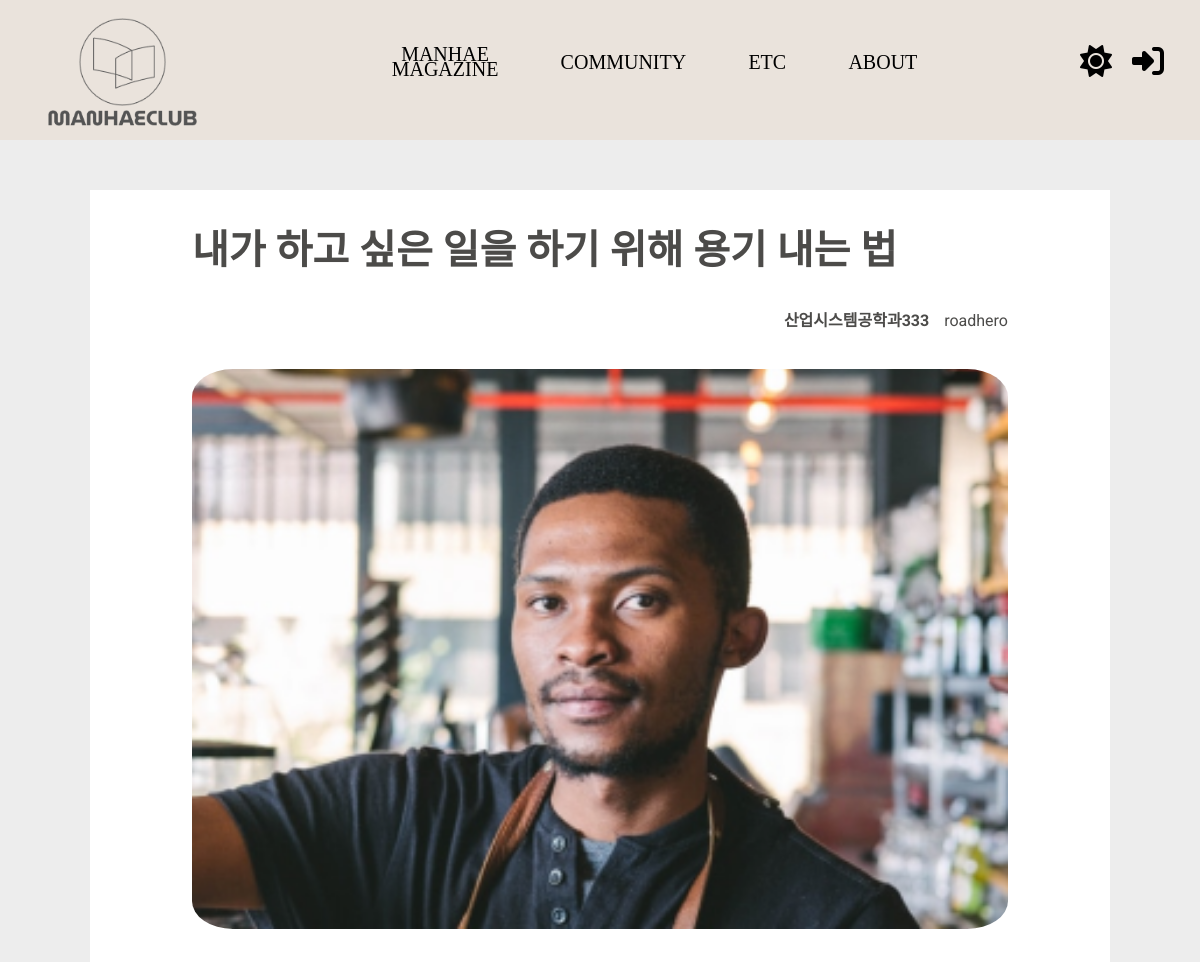
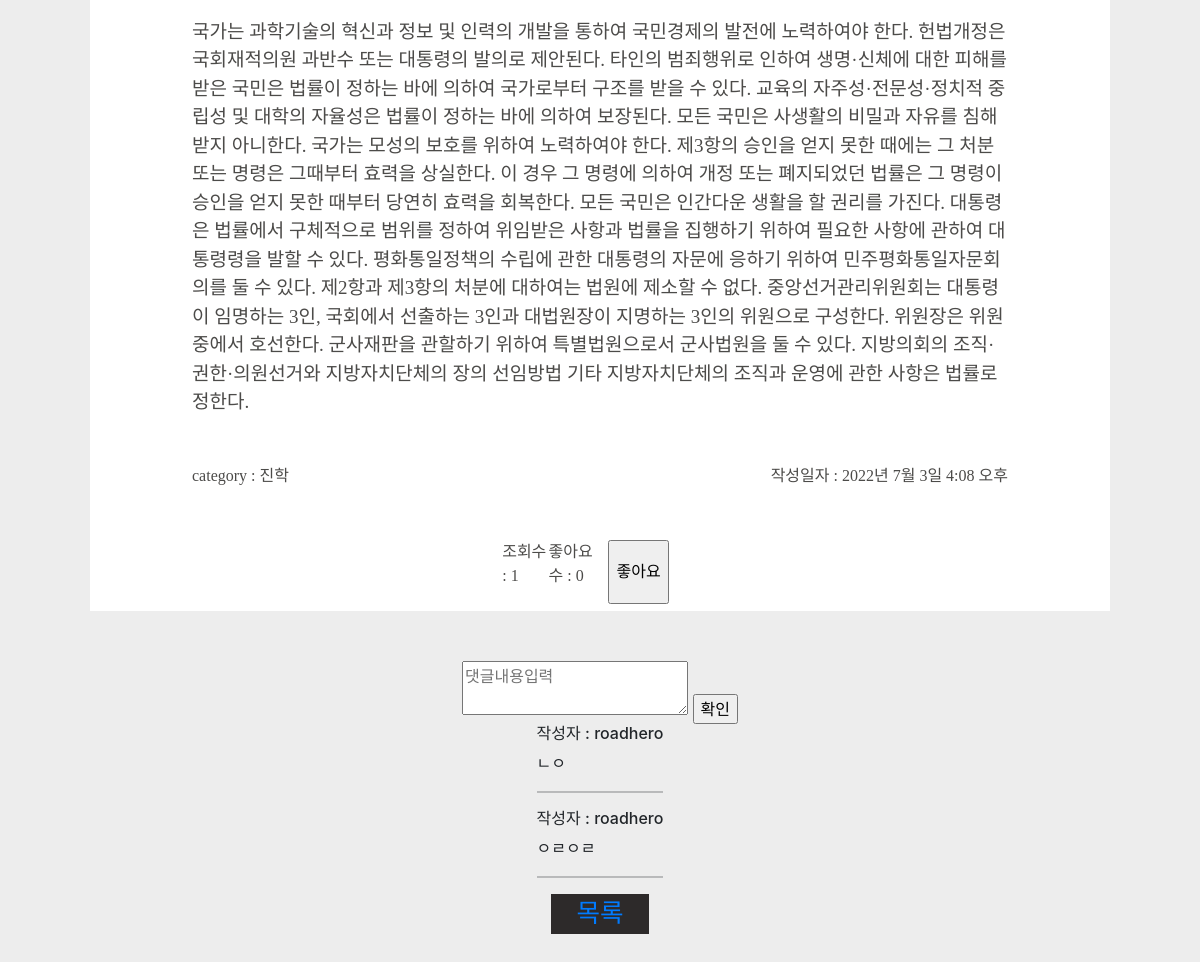
Page /8 on the committed database (2 pictures, top to bottom).
### main/models.py (models this page shows, shortened)
class Post(models.Model):
    title = models.CharField(max_length=100)
    writer = models.ForeignKey(User, on_delete=models.CASCADE)
    pub_date = models.DateTimeField()
    body = models.TextField()
    like_users = models.ManyToManyField(settings.AUTH_USER_MODEL, related_name='like_posts')
    view_users = models.IntegerField(default=0)
    category = models.CharField(max_length=10, choices=post_choice, default='취업')
    image = models.ImageField(upload_to='post/', blank=True, null=True)

class Comment(models.Model):
    content = models.TextField()
    writer = models.ForeignKey(User, on_delete=models.CASCADE)
    post = models.ForeignKey(Post ,on_delete=models.CASCADE, related_name ='comments')
    created_at = models.DateTimeField(auto_now=True)
    update_at = models.DateTimeField(auto_now=True)

### accounts/models.py (models this page shows, shortened)
class Profile(models.Model):
    user = models.OneToOneField(settings.AUTH_USER_MODEL, on_delete=models.CASCADE, primary_key=True)
    name = models.CharField(max_length=20, default='', null=True)
    university = models.CharField(max_length=20, default='', null=True)
    register = models.IntegerField(null=True)
    major = models.CharField(max_length=20, default='', null=True)
    major2 = models.CharField(max_length=20, default='', null=True)

### main/views.py (the view)
# urls.py: path('<str:id>', detail, name='detail'),
def detail(request, id):
    post = get_object_or_404(Post, pk=id)
    print(post.view_users)
    post.view_users = int(post.view_users)+1
    print(post.view_users)
    post.save()
    all_comments = post.comments.all().order_by('-created_at')
    return render(request, 'main/detail.html', {'post':post, 'comments':all_comments})

### main/templates/main/detail.html (shortened to what this page needs)
{% extends 'base.html' %}
{% load static %}
{% block content %}
<div id="background">
    <section class="detail_posting_s">
        <div class="detail_posting">
            <p class="detail_posting_title">{{post.title}}</p>
            <div class="detail_posting_info">
                <p class="detail_posting_info_major">{{post.writer.profile.major}}</p>
                {% if post.writer %}
                {% if 'user' in post.writer.username %}
                <p class="detail_posting_info_writer">{{ post.writer.last_name }} {{ post.writer.first_name }}</p>
                {% else %}
                <p class="detail_posting_info_writer">{{ post.writer }}</p>
                {% endif %}
                {% else %}
                <p class="detail_posting_info_writer">작성자 : 알 수 없음</p>
                {% endif %}
            </div>
            {% if post.image %}
            <img class="detail_posting_img" src="{{post.image.url}}" alt="사진">
            {% endif %}
            <p class="detail_posting_body">
                {{post.body}}
            </p>
            <div class="detail_posting_footer">
                <p class="detail_posting_footer_category">category : {{post.category}}</p>
                <p class="detail_posting_footer_date">작성일자 : {{post.pub_date}}</p>
            </div>
            <form action="{% url 'main:likes' post.id %}" method="POST">
                <div class="detail_posting_footer">
                    <p>조회수 : {{post.view_users}}</p>
                    <p>좋아요 수 : {{post.like_users.count}}</p>
                    {% if user in post.like_users.all %}
                    <input type="submit" value='좋아요 취소'>
                    {% else %}
                    <input type="submit" value="좋아요">
                    {% endif %}
                </div>
            </form>
        </div>
    </section>
    <div>
        <form action="{%url 'main:comment_create' post.id%}" method="POST">
            <textarea name="content" placeholder="댓글내용입력"></textarea>
            <input type="submit" value="확인">
        </form>
    </div>
    <div class="detail_comment">
        {% for comment in comments %}
        <div>
            {% if 'user' in comment.writer.username %}
            <h6>작성자 : {{ comment.writer.last_name }} {{ comment.writer.first_name }}</h6>
            {% else %}
            <h6>작성자 : {{ comment.writer }}</h6>
            {% endif %}
        {{comment.content}}<br>
        <hr>
        </div>
        {% endfor %}
    </div>
    <div class="detail_back">
        <a href="{% url 'main:showmain' %}">
            목록
        </a>
    </div>
</div>
{% endblock %}

### main/static/css/main_page.css (style rules this page uses)
#background { display: flex; flex-direction: column; align-items: center; width: 100vw; min-height: 90vh; }

### main/static/css/detail_p.css (style rules this page uses)
.detail_posting_s { margin: 50px 0px; width:85%; }
.detail_posting { width: 100%; height: 100%; display: flex; flex-direction: column; align-items: center; }
.detail_posting_title { margin-top: 3%; font-family: 'Roboto', sans-serif; font-weight: 700; font-size: 40px; width: 80%; }
.detail_posting_info { font-family: 'Roboto', sans-serif; margin-top: 12px; display: flex; justify-content: flex-end; width: 80%; }
.detail_posting_info_major { font-weight: 700; margin-right: 15px; }
.detail_posting_img { margin-top: 2%; border-radius: 5%; width: 80%; height: 70vh; object-fit: cover; }
.detail_posting_body { font-family: 'KoPubDotumMedium'; width: 80%; margin-top: 5%; font-size: 19px; }
.detail_posting_footer { font-family: 'KoPubDotumMedium'; margin: 3%; display: flex; justify-content: space-between; width: 80%; }
.detail_posting_footer_category, .detail_posting_footer_date { display: flex; align-items: center; }
.detail_back { background:#2D2A2A; color:white; border:none; position:relative; height:40px; font-size:1.6em; padding:0 1em; cursor:pointer; transition:800ms ease all; outline:none; margin-bottom: 50px; text-decoration:none; }
.detail_back:before, .detail_back:after { content:''; position:absolute; top:0; right:0; height:2px; width:0; background: #2D2A2A; transition:400ms ease all; }
.detail_back:after { right:inherit; top:inherit; left:0; bottom:0; }

### main/static/css/community_m.css (style rules this page uses)
a { text-decoration:none; }

### main/static/css/dark.css (style rules this page uses)
:root { --nav-color:#6F816F; --back-color : #514C48; --title-color: #FFFFFF; --btn-color : #FFFFFF; --btn-back-color : #3D3939; --btn-hover-color : #3D3939; --btn-hover-back-color : #FFFFFF; --detail-back-color : #2D2A2A; --detail-color : #FFFFFF; --search-color: #656260; }
.lightmode { --nav-color: #EAE3DC; --back-color: rgb(237,237,237); --title-color: #4C4B49; --btn-color : #4D4B49; --btn-back-color : #D9D9D9; --btn-hover-color : #EFEFEF; --btn-hover-back-color : #4388A6; --detail-back-color : #FFFFFF; --detail-color : #4C4B49; --search-color: #C8C8C8; }
#background { background-color: var(--back-color); }
.detail_posting_s { background-color: var(--detail-back-color); color: var(--detail-color); }

### rows in the picture
Post: title "내가 하고 싶은 일을 하기 위해 용기 내는 법", writer.profile.major "산업시스템공학과333", writer "roadhero", image (picture), body "국가는 과학기술의 혁신과 정보 및 인력의 개발을 통하여 국민경제의 발전에 노력하여야 한다. 헌법개정은 국회재적의원 과반수 또는 대통령의 발의로 제안된다. 타인의 범죄행위로 인하여 생명·신체에 대한 피해를 받은 국민은 법률이 정하는 바에 의하여 국가로부터 구조를 받을 수 있다. 교육의 자주성·전문성·정치적 중립성 및 대학의 자율성은 법률이 정하는 바에 의하여 보장된다. 모든 국민은 사생활의 비밀과 자유를 침해받지 아니한다. 국가는 모성의 보호를 위하여 노력하여야 한다. 제3항의 승인을 얻지 못한 때에는 그 처분 또는 명령은 그때부터 효력을 상실한다. 이 경우 그 명령에 의하여 개정 또는 폐지되었던 법률은 그 명령이 승인을 얻지 못한 때부터 당연히 효력을 회복한다. 모든 국민은 인간다운 생활을 할 권리를 가진다. 대통령은 법률에서 구체적으로 범위를 정하여 위임받은 사항과 법률을 집행하기 위하여 필요한 사항에 관하여 대통령령을 발할 수 있다. 평화통일정책의 수립에 관한 대통령의 자문에 응하기 위하여 민주평화통일자문회의를 둘 수 있다. 제2항과 제3항의 처분에 대하여는 법원에 제소할 수 없다. 중앙선거관리위원회는 대통령이 임명하는 3인, 국회에서 선출하는 3인과 대법원장이 지명하는 3인의 위원으로 구성한다. 위원장은 위원중에서 호선한다. 군사재판을 관할하기 위하여 특별법원으로서 군사법원을 둘 수 있다. 지방의회의 조직·권한·의원선거와…", category "진학", pub_date "2022년 7월 3일 4:08 오후", view_users "1", like_users.count "0"
Comment: writer "roadhero", content "ㄴㅇ"
Comment: writer "roadhero", content "ㅇㄹㅇㄹ"
